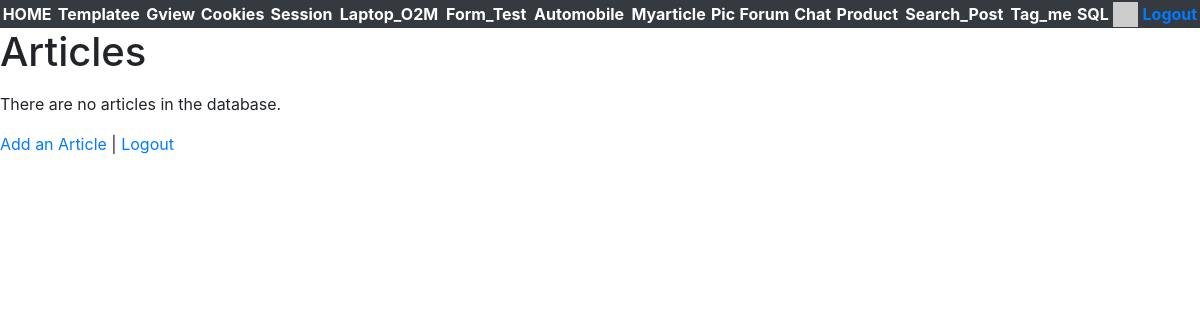
/myarticles/myarticles/ (signed in), run on an earlier commit of the app's database.
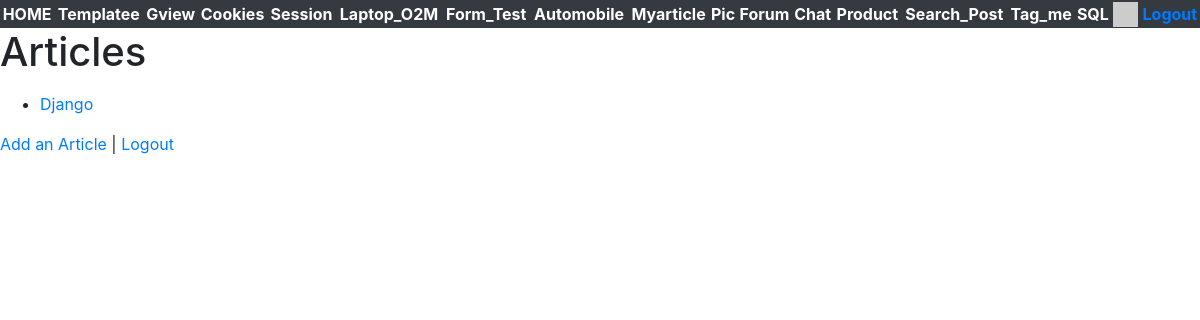
And on a later commit of the database.
### myarticles/models.py (models this page shows, shortened)
class Article(models.Model):
    title = models.CharField(
            max_length=200,
            validators=[MinLengthValidator(2, "Title must be greater than 2 characters")]
    )
    text = models.TextField()
    owner = models.ForeignKey(settings.AUTH_USER_MODEL, on_delete=models.CASCADE) # delte all articles associated with user if user gets deleted.
    created_at = models.DateTimeField(auto_now_add=True)
    updated_at = models.DateTimeField(auto_now=True)

### myarticles/views.py (the view)
# urls.py: path('myarticles/', views.ArticleListView.as_view(), name='all'),
class ArticleListView(OwnerListView):
    model = Article

### home/context_processors.py (called while the page is built)
def settings(request):
    return {
        'settings': django_settings,
    }

### home/templatetags/app_tags.py (called while the page is built)
@register.filter(name='gravatar')
def gravatar(user, size=35):
    email = str(user.email.strip().lower()).encode('utf-8')
    email_hash = md5(email).hexdigest()
    url = "//www.gravatar.com/avatar/{0}?s={1}&d=identicon&r=PG"
    return url.format(email_hash, size)

### myarticles/templates/myarticles/article_list.html (shortened to what this page needs)
{% extends "base_bootstrap.html" %}
{% block content %}
<h1>Articles</h1>
<p>
  {% if article_list %}
<ul>
  {% for article in article_list %}
  <li>
    <a href="{% url 'myarticles:article_detail'  article.id %}">{{ article.title }}</a>
  </li>
  {% endfor %}
</ul>
{% else %}
<p>There are no articles in the database.</p>
{% endif %}
</p>
<p>
  <a href="{% url 'myarticles:article_create' %}">Add an Article</a> |
  {% if user.is_authenticated %}
  <a href="{% url 'logout' %}?next={% url 'myarticles:all' %}">Logout</a>
  {% else %}
  <a href="{% url 'login' %}?next={% url 'myarticles:all' %}">Login</a>
  {% endif %}
</p>
{% endblock %}

What changed in the data, as far as the page shows it:
added Article: title "Django"
Also different on the page:
text no longer shown: "There are no articles in the database."
